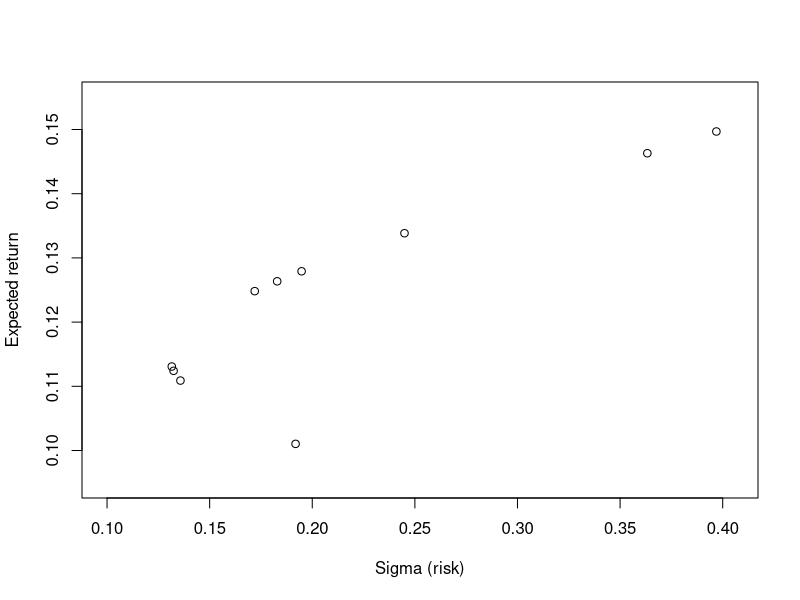

R code for this plot:
#With this code you can specify the expected returns, the standard deviations and the 
#correlations of 2 assets, and it will generate a given number (n) of beta values.
#With these informations, the program will plot you the n portfolios in a coordinate system.

#INPUTS of the 2 assets in the portfolio and the number of betas to be generated
#Expeced returns
e1=0.1
e2=0.15
#Standard deviations
sd1=0.2
sd2=0.4
#Correlation of the 2 assets
correl=-0.5
#How many random betas (portfolios) need to be generated?
n = 10;

#MAKING the vector e, and the matrix v based on the inputs:
e=matrix(c(e1,e2),2,1);
v11=sd1^2;
v12=correl*sd1*sd2;
v21=v12;
v22=sd2^2;
v=matrix(c(v11,v12,v21,v22),2,2);


#FUNCTIONS to calculate the risk and the expected return of the portfolio:
sigma <- function(beta){
s <- beta*beta*v[1,1]+(1-beta)*(1-beta)*v[2,2]+2*beta*(1-beta)*v[1,2];
sqrt(s)}

expected <- function(beta){
beta1=beta;
beta2=(1-beta);
ex <- beta1*e[1,1]+beta2*e[2,1]}


#GENERATING the betas
betas = runif(n);


#PLOTTING the portfolios with the generated betas
xaxis=sigma(betas);
yaxis=expected(betas);
plot(xaxis,yaxis,
xlab="Sigma (risk)", ylab="Expected return",
xlim=c(sd1-0.1,sd2+0.005), ylim=c(e1-0.005,e2+0.005))
		#with these numbers you can adjust how much of the x axis is shown